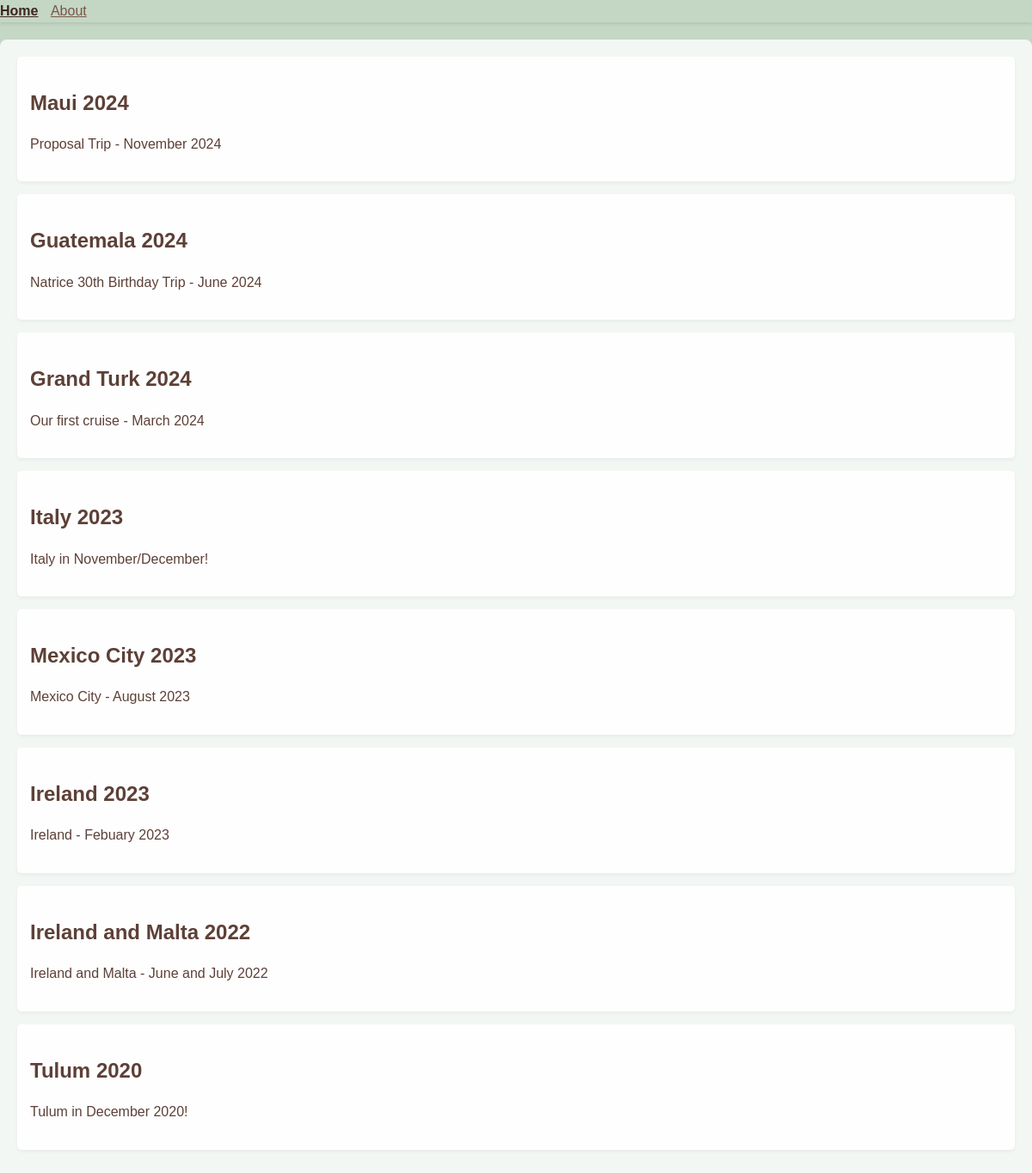
The page / on the database its author committed.
### tables this page shows
CREATE TABLE posts (
    id INTEGER PRIMARY KEY AUTOINCREMENT,
    created TIMESTAMP NOT NULL DEFAULT CURRENT_TIMESTAMP,
    title TEXT NOT NULL,
    content TEXT NOT NULL
);

### app.py (the view)
@app.route('/')
def index():
    conn = get_db_connection()
    posts = conn.execute('SELECT * FROM posts').fetchall()
    conn.close()
    return render_template('index.html', posts=posts)

### app.py (called while the page is built)
def get_db_connection():
    conn = sqlite3.connect('database.db')
    conn.row_factory = sqlite3.Row
    return conn

### templates/index.html (shortened to what this page needs)
{% extends 'base.html' %}
{% block content %}
{% for post in posts[:8] %}
<div class="post">
    <h2>
        <a href="{{ url_for('maui2024') if post['title'] == 'Maui 2024'
               else url_for('guat2024') if post['title'] == 'Guatemala 2024'
               else url_for('turk2023') if post['title'] == 'Grand Turk 2024'
               else url_for('italy2023') if post['title'] == 'Italy 2023'
               else url_for('cdmx2023') if post['title'] == 'Mexico City 2023'
               else url_for('ireland2023') if post['title'] == 'Ireland 2023'
               else url_for('iremalta2022') if post['title'] == 'Ireland and Malta 2022'
               else url_for('tulum2020') if post['title'] == 'Tulum 2020' else '#' }}">
            {{ post['title'] }}
        </a>
    </h2>
    <p>{{ post['content'] }}</p>
</div>
{% endfor %}
{% endblock %}

### templates/base.html (shortened to what this page needs)
<!DOCTYPE html>
<html lang="en">
<head>
    <link rel="stylesheet" href="{{ url_for('static', filename='css/style.css') }}">
</head>
<body>
    <nav class="navbar navbar-expand-lg navbar-light bg-light">
        <div class="container-fluid">
            <a class="navbar-brand" href="{{ url_for('index') }}">Home</a>
            <a class="nav-link about-link" href="{{ url_for('about') }}">About</a>
        </div>
    </nav>
    <div class="container">
        {% block content %}{% endblock %}
    </div>
</body>
</html>

### static/css/style.css (style rules this page uses)
body { background-color: #c5d8c5; font-family: 'Arial', sans-serif; line-height: 1.6; color: #5d4037; margin: 0; padding: 0; }
.navbar { background-color: rgba(197, 216, 197, 0.9); box-shadow: 0 2px 4px rgba(0,0,0,0.1); }
.navbar-brand { color: #3e2723; font-weight: bold; }
.about-link { color: #795548; margin-left: 10px; }
.container { background-color: rgba(255, 255, 255, 0.8); padding: 20px; border-radius: 8px; margin-top: 20px; box-shadow: 0 4px 6px rgba(0,0,0,0.1); }
.post { background-color: rgba(255, 255, 255, 0.9); border-radius: 5px; padding: 15px; margin-bottom: 15px; box-shadow: 0 2px 4px rgba(0,0,0,0.05); }
.post h2 { margin-bottom: 10px; }
.post h2 a { color: #5d4037; text-decoration: none; transition: color 0.3s ease; }

### rows shown on the page
posts: title "Maui 2024", content "Proposal Trip - November 2024"
posts: title "Guatemala 2024", content "Natrice 30th Birthday Trip - June 2024"
posts: title "Grand Turk 2024", content "Our first cruise - March 2024"
posts: title "Italy 2023", content "Italy in November/December!"
posts: title "Mexico City 2023", content "Mexico City - August 2023"
posts: title "Ireland 2023", content "Ireland - Febuary 2023"
posts: title "Ireland and Malta 2022", content "Ireland and Malta - June and July 2022"
posts: title "Tulum 2020", content "Tulum in December 2020!"
